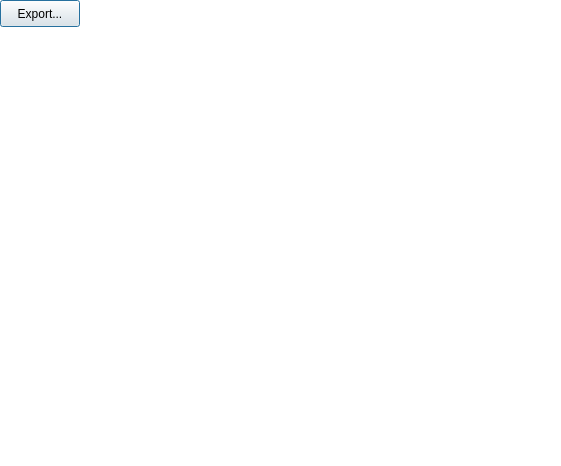
<ui version="4.0" >
 <class>Plot</class>
 <widget class="QDialog" name="Plot" >
  <property name="geometry" >
   <rect>
    <x>0</x>
    <y>0</y>
    <width>561</width>
    <height>466</height>
   </rect>
  </property>
  <property name="palette" >
   <palette>
    <active>
     <colorrole role="Base" >
      <brush brushstyle="SolidPattern" >
       <color alpha="255" >
        <red>255</red>
        <green>255</green>
        <blue>255</blue>
       </color>
      </brush>
     </colorrole>
     <colorrole role="Window" >
      <brush brushstyle="SolidPattern" >
       <color alpha="255" >
        <red>255</red>
        <green>255</green>
        <blue>255</blue>
       </color>
      </brush>
     </colorrole>
    </active>
    <inactive>
     <colorrole role="Base" >
      <brush brushstyle="SolidPattern" >
       <color alpha="255" >
        <red>255</red>
        <green>255</green>
        <blue>255</blue>
       </color>
      </brush>
     </colorrole>
     <colorrole role="Window" >
      <brush brushstyle="SolidPattern" >
       <color alpha="255" >
        <red>255</red>
        <green>255</green>
        <blue>255</blue>
       </color>
      </brush>
     </colorrole>
    </inactive>
    <disabled>
     <colorrole role="Base" >
      <brush brushstyle="SolidPattern" >
       <color alpha="255" >
        <red>255</red>
        <green>255</green>
        <blue>255</blue>
       </color>
      </brush>
     </colorrole>
     <colorrole role="Window" >
      <brush brushstyle="SolidPattern" >
       <color alpha="255" >
        <red>255</red>
        <green>255</green>
        <blue>255</blue>
       </color>
      </brush>
     </colorrole>
    </disabled>
   </palette>
  </property>
  <property name="windowTitle" >
   <string>Plot</string>
  </property>
  <widget class="QPushButton" name="exportButton" >
   <property name="geometry" >
    <rect>
     <x>0</x>
     <y>0</y>
     <width>80</width>
     <height>27</height>
    </rect>
   </property>
   <property name="text" >
    <string>Export...</string>
   </property>
  </widget>
 </widget>
 <resources/>
 <connections/>
</ui>
